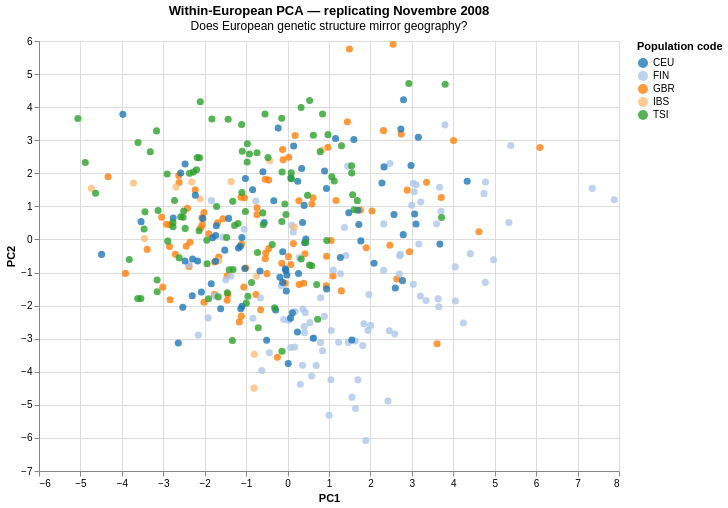

The cell this chart's notebook holds for it:
### Code cell
# Creating PCA Chart

df_eur = df_eur.copy()
df_eur['PC1'] = eur_coords[:, 0]
df_eur['PC2'] = eur_coords[:, 1]

chart_eur = alt.Chart(df_eur).mark_circle(size=50, opacity=0.8).encode(
    x='PC1:Q', y='PC2:Q',
    color=alt.Color('Population code:N',
        scale=alt.Scale(scheme='category20')),
    tooltip=['Sample:N', 'Population name:N']
).properties(
    title={'text': 'Within-European PCA — replicating Novembre 2008',
           'subtitle': 'Does European genetic structure mirror geography?'},
    width=580, height=430).interactive()

chart_eur.save('/Users/tim/bioinformatics-portfolio/01b-genes-and-geography/results/figures/pca_european_only.html')
chart_eur

### Figure 1 — Vega-Lite specification as saved in the notebook (floating-point values rounded to 4 significant figures; data arrays with more than 128 entries replaced by an {"elided": "..."} marker saying what was removed)
{"config": {"view": {"continuousWidth": 300, "continuousHeight": 300}}, "data": {"name": "data-d92c472c3f8204125dd0ed1133dce943"}, "mark": {"type": "circle", "opacity": 0.8, "size": 50}, "encoding": {"color": {"field": "Population code", "scale": {"scheme": "category20"}, "type": "nominal"}, "tooltip": [{"field": "Sample", "type": "nominal"}, {"field": "Population name", "type": "nominal"}], "x": {"field": "PC1", "type": "quantitative"}, "y": {"field": "PC2", "type": "quantitative"}}, "height": 430, "params": [{"name": "param_1e9efca18e7a2868", "select": {"type": "interval", "encodings": ["x", "y"]}, "bind": "scales"}], "title": {"text": "Within-European PCA — replicating Novembre 2008", "subtitle": "Does European genetic structure mirror geography?"}, "width": 580, "$schema": "https://vega.github.io/schema/vega-lite/v6.4.1.json", "datasets": {"data-d92c472c3f8204125dd0ed1133dce943": {"elided": "379 records"}}}
